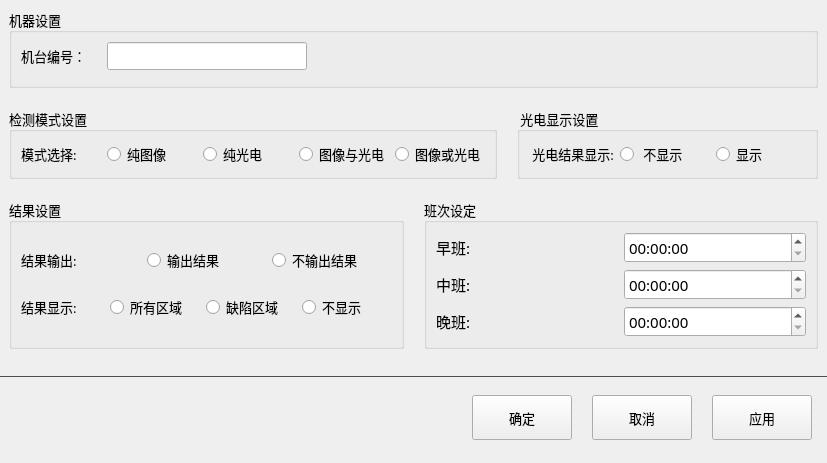
        <widget class="QWidget" name="tab">
         <property name="font">
          <font>
           <family>微软雅黑</family>
           <pointsize>10</pointsize>
          </font>
         </property>
         <attribute name="title">
          <string>通用设置</string>
         </attribute>
         <layout class="QVBoxLayout" name="verticalLayout_4">
          <property name="leftMargin">
           <number>0</number>
          </property>
          <property name="topMargin">
           <number>0</number>
          </property>
          <property name="rightMargin">
           <number>0</number>
          </property>
          <item>
           <layout class="QVBoxLayout" name="verticalLayout_3" stretch="1,0,0">
            <property name="spacing">
             <number>18</number>
            </property>
            <property name="bottomMargin">
             <number>12</number>
            </property>
            <item>
             <widget class="QWidget" name="widget_2" native="true">
              <layout class="QVBoxLayout" name="verticalLayout_14" stretch="0,1,2">
               <property name="spacing">
                <number>20</number>
               </property>
               <item>
                <widget class="QGroupBox" name="groupBox_2">
                 <property name="maximumSize">
                  <size>
                   <width>16777215</width>
                   <height>109</height>
                  </size>
                 </property>
                 <property name="title">
                  <string>机器设置</string>
                 </property>
                 <layout class="QVBoxLayout" name="verticalLayout_9">
                  <item>
                   <layout class="QHBoxLayout" name="horizontalLayout_12">
                    <item>
                     <widget class="QLabel" name="label_3">
                      <property name="minimumSize">
                       <size>
                        <width>80</width>
                        <height>20</height>
                       </size>
                      </property>
                      <property name="text">
                       <string>机台编号：</string>
                      </property>
                     </widget>
                    </item>
                    <item>
                     <widget class="QLineEdit" name="lineEditMachineName">
                      <property name="minimumSize">
                       <size>
                        <width>200</width>
                        <height>28</height>
                       </size>
                      </property>
                      <property name="maximumSize">
                       <size>
                        <width>200</width>
                        <height>28</height>
                       </size>
                      </property>
                     </widget>
                    </item>
                    <item>
                     <spacer name="horizontalSpacer_4">
                      <property name="orientation">
                       <enum>Qt::Horizontal</enum>
                      </property>
                      <property name="sizeHint" stdset="0">
                       <size>
                        <width>40</width>
                        <height>20</height>
                       </size>
                      </property>
                     </spacer>
                    </item>
                   </layout>
                  </item>
                  <item>
                   <widget class="QWidget" name="widgetButtons" native="true"/>
                  </item>
                 </layout>
                </widget>
               </item>
               <item>
                <layout class="QHBoxLayout" name="horizontalLayout_18">
                 <item>
                  <widget class="QGroupBox" name="groupBoxResult_2">
                   <property name="title">
                    <string>检测模式设置</string>
                   </property>
                   <layout class="QVBoxLayout" name="verticalLayout_16">
                    <item>
                     <layout class="QHBoxLayout" name="horizontalLayout_20">
                      <item>
                       <widget class="QLabel" name="label_15">
                        <property name="minimumSize">
                         <size>
                          <width>80</width>
                          <height>20</height>
                         </size>
                        </property>
                        <property name="text">
                         <string>模式选择:</string>
                        </property>
                       </widget>
                      </item>
                      <item>
                       <widget class="QRadioButton" name="radioButtonOnlyPic">
                        <property name="minimumSize">
                         <size>
                          <width>90</width>
                          <height>20</height>
                         </size>
                        </property>
                        <property name="text">
                         <string>纯图像</string>
                        </property>
                       </widget>
                      </item>
                      <item>
                       <widget class="QRadioButton" name="radioButtonOnlyEph">
                        <property name="minimumSize">
                         <size>
                          <width>90</width>
                          <height>20</height>
                         </size>
                        </property>
                        <property name="text">
                         <string>纯光电</string>
                        </property>
                       </widget>
                      </item>
                      <item>
                       <widget class="QRadioButton" name="radioButtonPicAndEph">
                        <property name="minimumSize">
                         <size>
                          <width>90</width>
                          <height>20</height>
                         </size>
                        </property>
                        <property name="text">
                         <string>图像与光电</string>
                        </property>
                       </widget>
                      </item>
                      <item>
                       <widget class="QRadioButton" name="radioButtonPicOrEph">
                        <property name="minimumSize">
                         <size>
                          <width>90</width>
                          <height>20</height>
                         </size>
                        </property>
                        <property name="text">
                         <string>图像或光电</string>
                        </property>
                       </widget>
                      </item>
                     </layout>
                    </item>
                   </layout>
                  </widget>
                 </item>
                 <item>
                  <widget class="QGroupBox" name="groupBox_5">
                   <property name="title">
                    <string> 光电显示设置</string>
                   </property>
                   <layout class="QVBoxLayout" name="verticalLayout_17">
                    <item>
                     <layout class="QHBoxLayout" name="horizontalLayout_23">
                      <item>
                       <widget class="QLabel" name="label_16">
                        <property name="minimumSize">
                         <size>
                          <width>80</width>
                          <height>20</height>
                         </size>
                        </property>
                        <property name="text">
                         <string> 光电结果显示:</string>
                        </property>
                       </widget>
                      </item>
                      <item>
                       <widget class="QRadioButton" name="radioButtonEphDisplay">
                        <property name="minimumSize">
                         <size>
                          <width>90</width>
                          <height>20</height>
                         </size>
                        </property>
                        <property name="text">
                         <string> 不显示</string>
                        </property>
                       </widget>
                      </item>
                      <item>
                       <widget class="QRadioButton" name="radioButtonEphNoDisplay">
                        <property name="minimumSize">
                         <size>
                          <width>90</width>
                          <height>20</height>
                         </size>
                        </property>
                        <property name="text">
                         <string>显示</string>
                        </property>
                       </widget>
                      </item>
                     </layout>
                    </item>
                   </layout>
                  </widget>
                 </item>
                </layout>
               </item>
               <item>
                <layout class="QHBoxLayout" name="horizontalLayout_8">
                 <item>
                  <widget class="QGroupBox" name="groupBoxResult">
                   <property name="title">
                    <string>结果设置</string>
                   </property>
                   <layout class="QVBoxLayout" name="verticalLayout_11">
                    <item>
                     <layout class="QHBoxLayout" name="horizontalLayout_6">
                      <item>
                       <widget class="QLabel" name="label_10">
                        <property name="minimumSize">
                         <size>
                          <width>80</width>
                          <height>20</height>
                         </size>
                        </property>
                        <property name="text">
                         <string>结果输出:</string>
                        </property>
                       </widget>
                      </item>
                      <item>
                       <widget class="QRadioButton" name="radioButtonOutResult">
                        <property name="minimumSize">
                         <size>
                          <width>105</width>
                          <height>20</height>
                         </size>
                        </property>
                        <property name="text">
                         <string>输出结果</string>
                        </property>
                       </widget>
                      </item>
                      <item>
                       <widget class="QRadioButton" name="radioButtonNotOutResult">
                        <property name="minimumSize">
                         <size>
                          <width>105</width>
                          <height>20</height>
                         </size>
                        </property>
                        <property name="text">
                         <string>不输出结果</string>
                        </property>
                       </widget>
                      </item>
                     </layout>
                    </item>
                    <item>
                     <layout class="QHBoxLayout" name="horizontalLayout_7">
                      <item>
                       <widget class="QLabel" name="label_11">
                        <property name="minimumSize">
                         <size>
                          <width>80</width>
                          <height>20</height>
                         </size>
                        </property>
                        <property name="text">
                         <string>结果显示:</string>
                        </property>
                       </widget>
                      </item>
                      <item>
                       <widget class="QRadioButton" name="radioButtonAllAreaDisplay">
                        <property name="minimumSize">
                         <size>
                          <width>90</width>
                          <height>20</height>
                         </size>
                        </property>
                        <property name="text">
                         <string>所有区域</string>
                        </property>
                       </widget>
                      </item>
                      <item>
                       <widget class="QRadioButton" name="radioButtonDefectAreaDisplay">
                        <property name="minimumSize">
                         <size>
                          <width>90</width>
                          <height>20</height>
                         </size>
                        </property>
                        <property name="text">
                         <string>缺陷区域</string>
                        </property>
                       </widget>
                      </item>
                      <item>
                       <widget class="QRadioButton" name="radioButtonNoDisplay">
                        <property name="minimumSize">
                         <size>
                          <width>90</width>
                          <height>20</height>
                         </size>
                        </property>
                        <property name="text">
                         <string>不显示</string>
                        </property>
                       </widget>
                      </item>
                     </layout>
                    </item>
                   </layout>
                  </widget>
                 </item>
                 <item>
                  <widget class="QGroupBox" name="groupBox">
                   <property name="title">
                    <string>班次设定</string>
                   </property>
                   <layout class="QVBoxLayout" name="verticalLayout_12">
                    <item>
                     <layout class="QHBoxLayout" name="horizontalLayout_14">
                      <item>
                       <widget class="QLabel" name="label_12">
                        <property name="minimumSize">
                         <size>
                          <width>0</width>
                          <height>20</height>
                         </size>
                        </property>
                        <property name="font">
                         <font>
                          <family>宋体</family>
                          <pointsize>11</pointsize>
                         </font>
                        </property>
                        <property name="text">
                         <string>早班:</string>
                        </property>
                        <property name="scaledContents">
                         <bool>false</bool>
                        </property>
                       </widget>
                      </item>
                      <item>
                       <widget class="QTimeEdit" name="timeEditShiftMorning">
                        <property name="font">
                         <font>
                          <family>宋体</family>
                          <pointsize>11</pointsize>
                         </font>
                        </property>
                       </widget>
                      </item>
                     </layout>
                    </item>
                    <item>
                     <layout class="QHBoxLayout" name="horizontalLayout_15">
                      <item>
                       <widget class="QLabel" name="label_13">
                        <property name="minimumSize">
                         <size>
                          <width>0</width>
                          <height>20</height>
                         </size>
                        </property>
                        <property name="font">
                         <font>
                          <family>宋体</family>
                          <pointsize>11</pointsize>
                         </font>
                        </property>
                        <property name="text">
                         <string>中班:</string>
                        </property>
                        <property name="scaledContents">
                         <bool>false</bool>
                        </property>
                       </widget>
                      </item>
                      <item>
                       <widget class="QTimeEdit" name="timeEditShiftAfternoon">
                        <property name="font">
                         <font>
                          <family>宋体</family>
                          <pointsize>11</pointsize>
                         </font>
                        </property>
                       </widget>
                      </item>
                     </layout>
                    </item>
                    <item>
                     <layout class="QHBoxLayout" name="horizontalLayout_16">
                      <item>
                       <widget class="QLabel" name="label_14">
                        <property name="minimumSize">
                         <size>
                          <width>0</width>
                          <height>20</height>
                         </size>
                        </property>
                        <property name="font">
                         <font>
                          <family>宋体</family>
                          <pointsize>11</pointsize>
                         </font>
                        </property>
                        <property name="text">
                         <string>晚班:</string>
                        </property>
                        <property name="scaledContents">
                         <bool>false</bool>
                        </property>
                       </widget>
                      </item>
                      <item>
                       <widget class="QTimeEdit" name="timeEditShiftNight">
                        <property name="font">
                         <font>
                          <family>宋体</family>
                          <pointsize>11</pointsize>
                         </font>
                        </property>
                       </widget>
                      </item>
                     </layout>
                    </item>
                   </layout>
                  </widget>
                 </item>
                </layout>
               </item>
              </layout>
             </widget>
            </item>
            <item>
             <widget class="Line" name="line">
              <property name="minimumSize">
               <size>
                <width>0</width>
                <height>1</height>
               </size>
              </property>
              <property name="maximumSize">
               <size>
                <width>16777215</width>
                <height>1</height>
               </size>
              </property>
              <property name="styleSheet">
               <string notr="true">background-color:rgb(77, 77, 77);
border:1px solid rgb(77, 77, 77);</string>
              </property>
              <property name="orientation">
               <enum>Qt::Horizontal</enum>
              </property>
             </widget>
            </item>
            <item>
             <layout class="QHBoxLayout" name="horizontalLayout_3">
              <property name="spacing">
               <number>20</number>
              </property>
              <property name="rightMargin">
               <number>15</number>
              </property>
              <item>
               <spacer name="horizontalSpacer">
                <property name="orientation">
                 <enum>Qt::Horizontal</enum>
                </property>
                <property name="sizeHint" stdset="0">
                 <size>
                  <width>40</width>
                  <height>20</height>
                 </size>
                </property>
               </spacer>
              </item>
              <item>
               <widget class="QPushButton" name="pushButtonSaveRet1">
                <property name="sizePolicy">
                 <sizepolicy hsizetype="Fixed" vsizetype="Fixed">
                  <horstretch>0</horstretch>
                  <verstretch>0</verstretch>
                 </sizepolicy>
                </property>
                <property name="minimumSize">
                 <size>
                  <width>100</width>
                  <height>45</height>
                 </size>
                </property>
                <property name="maximumSize">
                 <size>
                  <width>100</width>
                  <height>45</height>
                 </size>
                </property>
                <property name="font">
                 <font>
                  <family>微软雅黑</family>
                  <pointsize>10</pointsize>
                 </font>
                </property>
                <property name="text">
                 <string>确定</string>
                </property>
               </widget>
              </item>
              <item>
               <widget class="QPushButton" name="pushButtonCancel1">
                <property name="sizePolicy">
                 <sizepolicy hsizetype="Fixed" vsizetype="Fixed">
                  <horstretch>0</horstretch>
                  <verstretch>0</verstretch>
                 </sizepolicy>
                </property>
                <property name="minimumSize">
                 <size>
                  <width>100</width>
                  <height>45</height>
                 </size>
                </property>
                <property name="maximumSize">
                 <size>
                  <width>100</width>
                  <height>45</height>
                 </size>
                </property>
                <property name="font">
                 <font>
                  <family>微软雅黑</family>
                  <pointsize>10</pointsize>
                 </font>
                </property>
                <property name="text">
                 <string>取消</string>
                </property>
               </widget>
              </item>
              <item>
               <widget class="QPushButton" name="pushButtonSave1">
                <property name="sizePolicy">
                 <sizepolicy hsizetype="Fixed" vsizetype="Fixed">
                  <horstretch>0</horstretch>
                  <verstretch>0</verstretch>
                 </sizepolicy>
                </property>
                <property name="minimumSize">
                 <size>
                  <width>100</width>
                  <height>45</height>
                 </size>
                </property>
                <property name="maximumSize">
                 <size>
                  <width>100</width>
                  <height>45</height>
                 </size>
                </property>
                <property name="font">
                 <font>
                  <family>微软雅黑</family>
                  <pointsize>10</pointsize>
                 </font>
                </property>
                <property name="text">
                 <string>应用</string>
                </property>
               </widget>
              </item>
             </layout>
            </item>
           </layout>
          </item>
         </layout>
        </widget>
